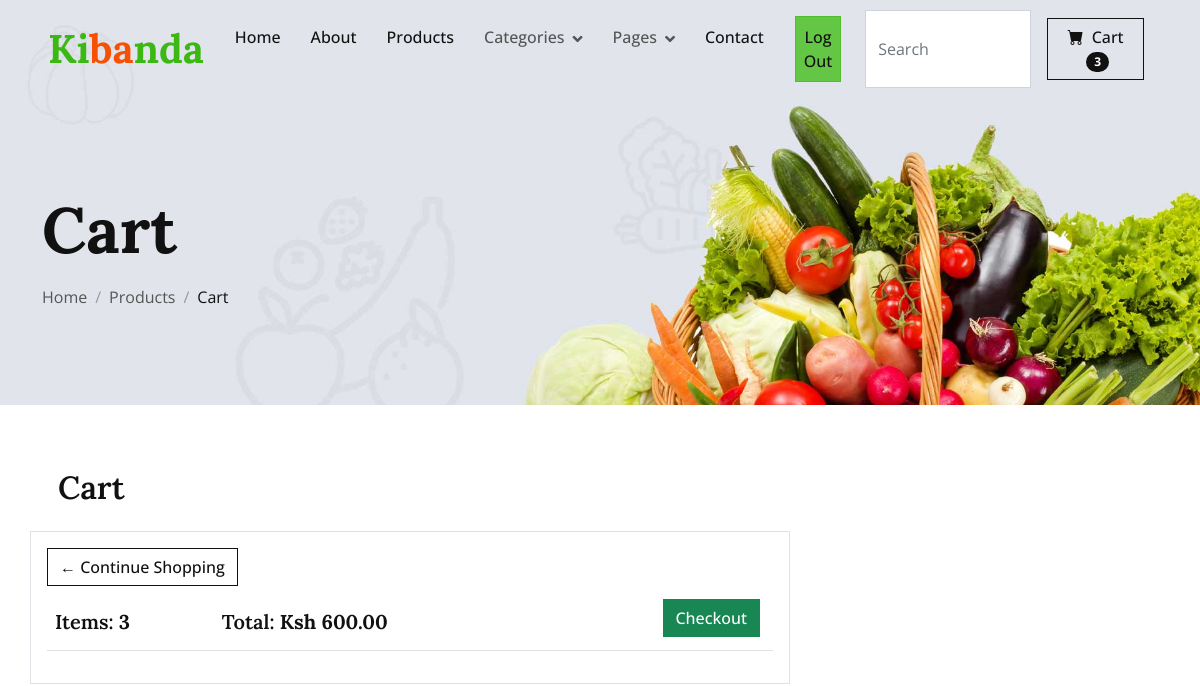
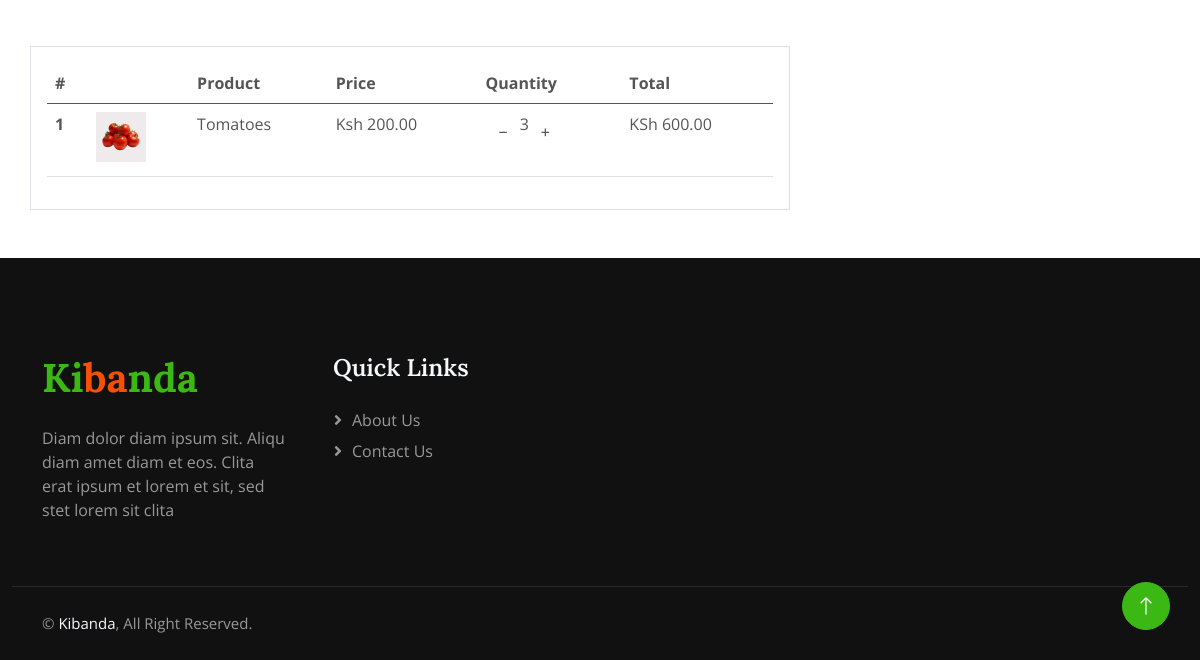
The app's page /cart/ (signed in), older data (2 pictures, top to bottom).
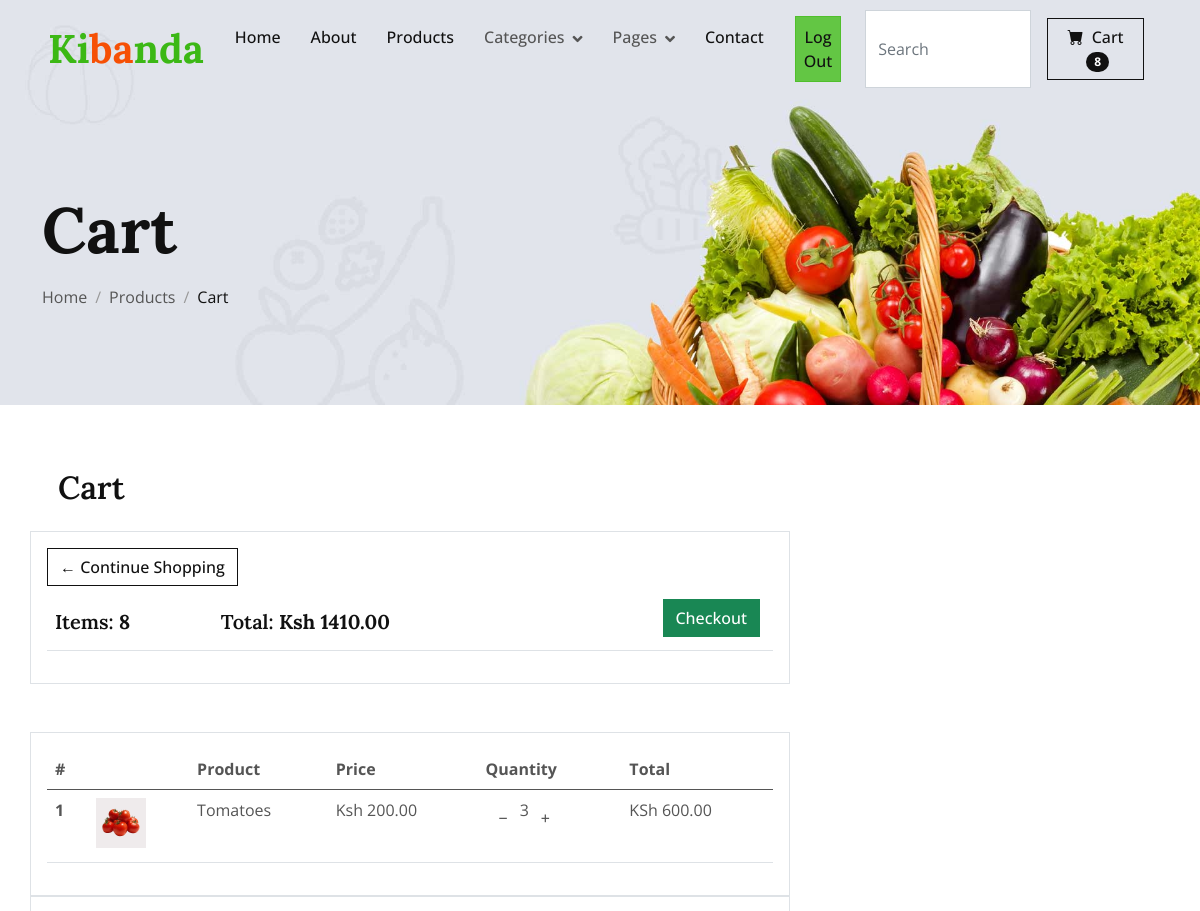
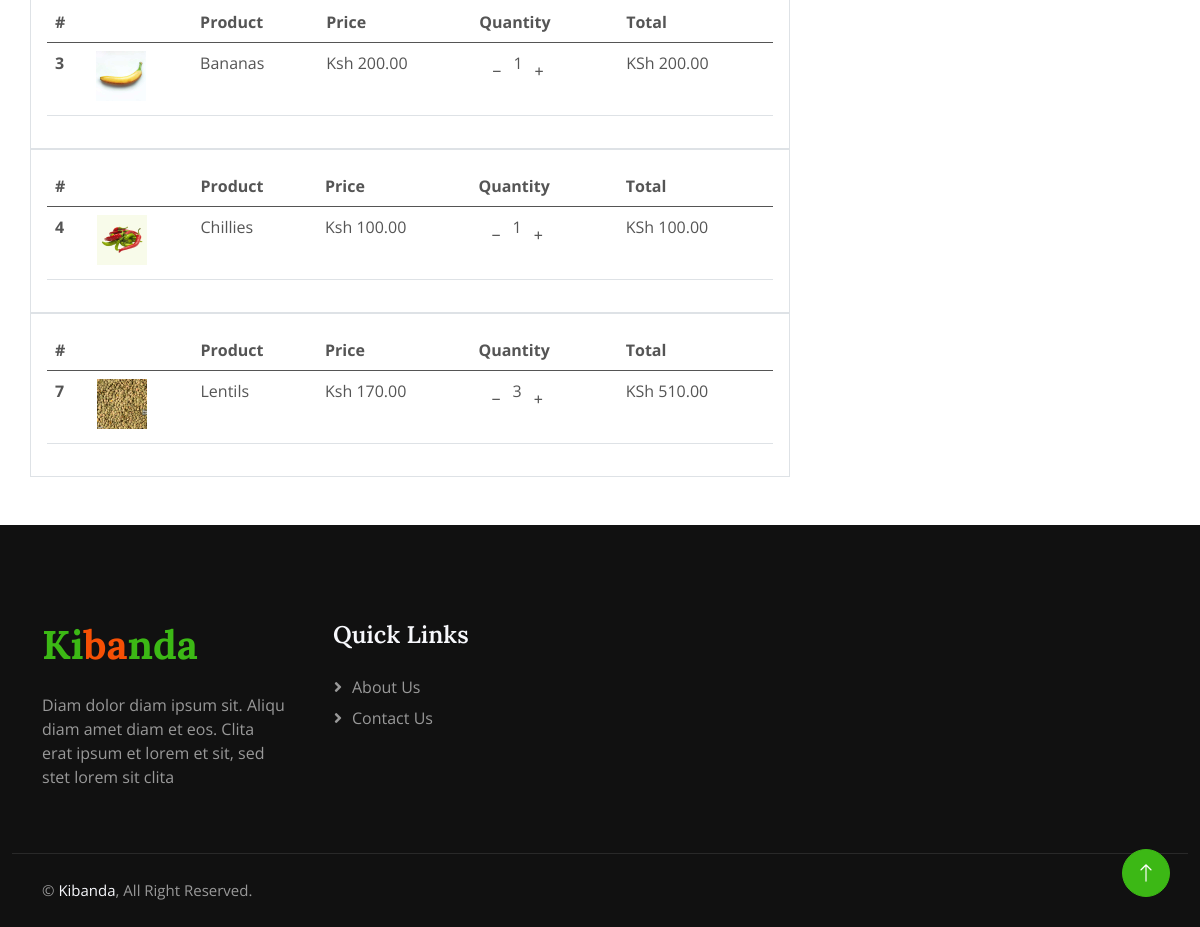
The same page, newer data (2 pictures, top to bottom).
### Store/models.py (models this page shows, shortened)
class Order(models.Model):
    customer = models.ForeignKey(Customer, on_delete=models.SET_NULL,blank=True, null=True)
    complete = models.BooleanField(default=False)
    date_ordered = models.DateField(default=datetime.datetime.today)
    transaction_id = models.CharField(max_length=100, null=True)
    @property
    def get_cart_total(self):
        orderitems = self.orderitem_set.all()
        total = sum([item.get_total for item in orderitems])
        return total
    @property
    def get_cart_items(self):
        orderitems = self.orderitem_set.all()
        total = sum([item.quantity for item in orderitems])
        return total

class OrderItem(models.Model):
    product = models.ForeignKey(Product, on_delete=models.SET_NULL, blank=True, null=True)
    order = models.ForeignKey(Order, on_delete=models.SET_NULL, blank=True, null=True)
    quantity = models.PositiveIntegerField(default=0, null=True, blank=True)
    date_added = models.DateField(default=datetime.datetime.today)
    @property
    def get_total(self):
        total = self.product.price * self.quantity
        return total

class Product(models.Model):
    name = models.CharField(max_length=100)
    price = models.DecimalField(default=0, decimal_places=2, max_digits=6)
    category = models.ForeignKey(Category, on_delete=models.CASCADE, default=1)
    description = models.CharField(max_length=250, default='', blank=True, null=True)
    image = models.ImageField(upload_to='uploads/products', default='uploads/products/product.png')
    is_sale = models.BooleanField(default=False)
    sales_price = models.DecimalField(default=0, decimal_places=2, max_digits=6)

### Store/views.py (the view)
# urls.py: path('cart/', views.cart, name="cart"),
def cart(request):
    if request.user.is_authenticated:
        customer = Customer.objects.get(user=request.user)
        order,created = Order.objects.get_or_create(customer=customer, complete=False)
        items = order.orderitem_set.all()
        cartItems = order.get_cart_items
    else:
        items = []
        order = {'get_cart_total':0, 'get_cart_items':0, 'shipping':False }
        cartItems = order['get_cart_items']
    context = {'items':items, 'order':order, 'cartItems': cartItems, 'shipping':False}
    return render(request, 'cart.html', context)

### Store/templates/cart.html
{% extends "layout.html" %}
{% load static %}
{% block body %}
    <div class="container-fluid page-header mb-5 wow fadeIn" data-wow-delay="0.1s">
        <div class="container">
            <h1 class="display-3 mb-3 animated slideInDown">Cart</h1>
            <nav aria-label="breadcrumb animated slideInDown">
                <ol class="breadcrumb mb-0">
                    <li class="breadcrumb-item"><a class="text-body" href="{% url 'Store:home' %}">Home</a></li>
                    <li class="breadcrumb-item"><a class="text-body" href="{% url 'Store:products' %}">Products</a></li>
                    <li class="breadcrumb-item text-dark active" aria-current="page">Cart</li>
                </ol>
            </nav>
        </div>
    </div>
    <div class="container">
                <h2 class="p-3">Cart</h2>
        <div class="row">
            <div class="col-md-8 border border-black p-3 mb-5 ">
                <a href="{% url 'Store:products' %}" class="btn btn-outline-dark">&#x2190; Continue Shopping</a>
                <table class="table">
                    <thead>
                        <tr >
                          <th scope="col"><h5>Items: <strong>{{ order.get_cart_items }}</strong></h5></th>
                          <th scope="col"> <h5>Total: <strong>Ksh {{ order.get_cart_total }}</strong></h5> </th>
                          <th scope="col">
                              <a href="{% url 'Store:checkout' %}" class="btn btn-success" style="float: right; margin: 5px; ">Checkout</a>
                          </th>
                        </tr>
                    </thead>
                </table>
            </div>
        </div>
        {% for item in items %}
        	        <div class="row">
            <div class="col-md-8 border border-black p-3">
            	<table class="table " >
                    <thead>
                        <tr >
                          <th scope="col">#</th>
                          <th scope="col"> </th>
                          <th scope="col">Product</th>
                          <th scope="col">Price</th>
                          <th scope="col">Quantity</th>
                          <th scope="col">Total</th>
                        </tr>
                    </thead>
                    <tbody>
                      <tr>
                          <th scope="row">{{ item.id }}</th>
                          <td><img class="img-fluid" src="http://127.0.0.1:8000/media/{{item.product.image }}" width="50" height="30" alt=""> </td>
                          <td>{{ item.product.name }}</td>
                          <td>Ksh {{ item.product.price }}</td>
                          <td>
                              <div class="input-group mb-3" style="max-width: 120px;">
                                    <button data-product="{{ item.product.id }}" data-action="remove" class=" btn btn-outline-black update-cart " type="button">&minus;</button>
                                     <p class="quantity">{{ item.quantity }}</p>
                                    <button data-product="{{ item.product.id }}" data-action="add" class="btn btn-outline-black update-cart" type="button">&plus;</button>
                            </div>
                          </td>
                          <td>KSh {{ item.get_total }} </td>
                      </tr>
                    </tbody>
               </table>
            </div>
        </div>
        {% endfor %}
    </div>
{% endblock %}

Row changes from the older to the newer data that the page shows:
changed Order: get_cart_items "3" → "8"; get_cart_total "600.00" → "1410.00"
added OrderItem: id "3", product.image (picture), product.name "Bananas", product.price "200.00", quantity "1", get_total "200.00"
added OrderItem: id "4", product.image (picture), product.name "Chillies", product.price "100.00", quantity "1", get_total "100.00"
added OrderItem: id "7", product.image (picture), product.name "Lentils", product.price "170.00", quantity "3", get_total "510.00"
Text that changed along with them:
{{ cartItems }}: "3" → "8"
